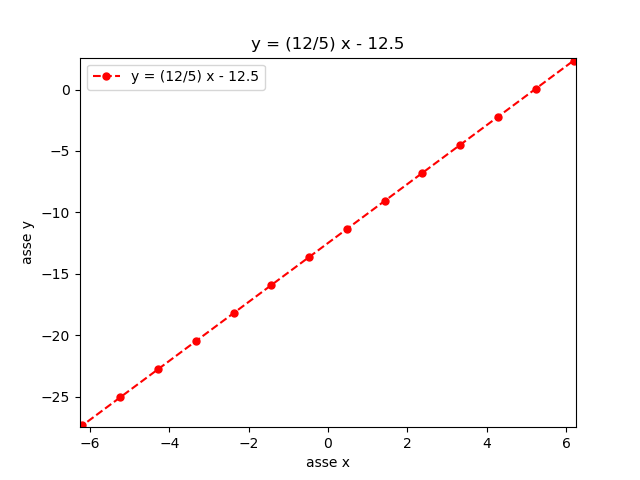

Python code for this plot:
# Per eseguire questo script, dare il comando: python3 retta_facoltativo.py
import matplotlib.pyplot as plt
import numpy as np

# 22 punti in [-10, 10], estremo destro incluso
x = np.linspace(-10.0, 10.0, 22, endpoint=True)
y = (12.0/5.0)*x - 12.5

plt.title('y = (12/5) x - 12.5')
plt.xlabel('asse x')
plt.ylabel('asse y')
plt.xlim(-6.25, 6.25)
plt.ylim(-27.5, 2.6)
plt.plot(x, y, 'r--o', markersize=5, label='y = (12/5) x - 12.5')
plt.legend()
plt.savefig('retta_facoltativo.png')
plt.show()
